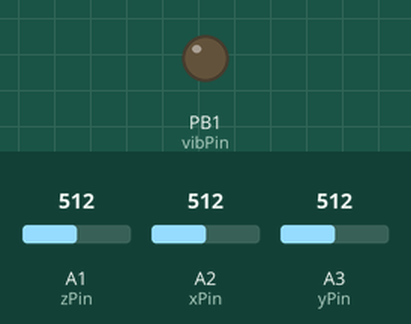
The sketch below on a simulated ATtiny85, built with avr-gcc and run on an emulated ATtiny85. Parts: output pins drawn as LEDs (lit = HIGH). The test bench sets the inputs (shaded band); at power-on: A1 (zPin) = 512, A2 (xPin) = 512, A3 (yPin) = 512. Sleep ends after the set time or at an interrupt; pins used as bus, display or sensor lines are not drawn.

Above: at 3.6 s.
At 97.7 s:
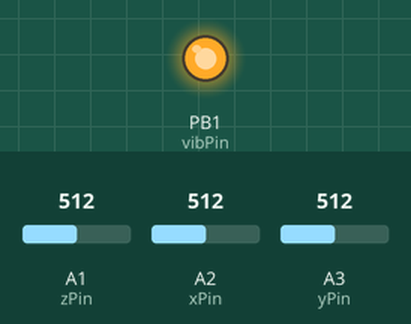
Timing chart, 0 to 101.2 s (numbered marks = the images above):
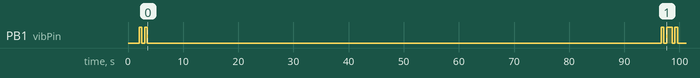

The sketch:

Activity_Watch_ATtiny85.ino
```cpp
#include <avr/sleep.h> //Needed for sleep_mode

int sleepPin = 0; // This will put the accelerometer to sleep
int vibPin = 1; // This will trigger the vibration motor.


int xPin = A2;
int yPin = A3;
int zPin = A1;

int vibLevel = 255; // PWM set to max

const long maxAtRest = 90;//15*60; // This is the longest that the user can be at rest for (seconds)

int thresholdHigh = 650;
int thresholdLow = thresholdHigh - 511.5; // accel centered around 511.5

int activityTimer = 0;

int flag = 0;

int xVal = 0;
int yVal = 0;
int zVal = 0;

int watchdog_counter = 0;

void setup()
{
  pinMode(vibPin, OUTPUT);
  pinMode(sleepPin, OUTPUT);

  pinMode(xPin, INPUT);
  pinMode(yPin, INPUT);
  pinMode(zPin, INPUT);


  digitalWrite(sleepPin, LOW);// puts accelerometer to sleep
  delay(2000);

  vibMotor();

  watchdog_counter = 0;

  //Power down various bits of hardware to lower power usage
  set_sleep_mode(SLEEP_MODE_PWR_DOWN); //Power down everything, wake up from WDT
  sleep_enable();
  ADCSRA &= ~(1<<ADEN); //Disable ADC, saves ~230uA
  setup_watchdog(6); //Setup watchdog to go off after 1sec
}

void loop()
{
  sleep_mode(); //Go to sleep!

  if(activityTimer > maxAtRest) // give reminder to get active
  {
    vibMotor();
    vibMotor();
    activityTimer = 0;
    watchdog_counter = 0;
  }

  if(watchdog_counter > 30)
  {
    for (int i = 0; i<5; i++) // check for activity once/second for 5 seconds.
    {
      digitalWrite(sleepPin, HIGH);// wakes up accelerometer
      ADCSRA |= (1<<ADEN); //ADC is only on while checking accelerometer.
      flag = flag + checkAccel();
      digitalWrite(sleepPin, LOW);
      ADCSRA &= ~(1<<ADEN); //Disable ADC
      if (flag>0)
      {
        activityTimer = 0;
        i = 10;
      }
      else sleep_mode();
    }

    flag = 0;
    watchdog_counter = 0;
  }
}

int checkAccel()
{
    xVal = analogRead(xPin);
    yVal = analogRead(yPin);
    zVal = analogRead(zPin);

    if ( xVal < thresholdLow || xVal > thresholdHigh ||yVal < thresholdLow || yVal > thresholdHigh ||zVal < thresholdLow || zVal > thresholdHigh )
    {
        return 1;
    }
    else  return 0;
}

void vibMotor()
{
  analogWrite(vibPin, vibLevel);
  delay(500);
  analogWrite(vibPin, 0);
  delay(500);
  analogWrite(vibPin, vibLevel);
  delay(500);
  analogWrite(vibPin, 0);
}

//This runs each time the watch dog wakes us up from sleep
ISR(WDT_vect) {
  watchdog_counter++;
  activityTimer++;
}

void setup_watchdog(int timerPrescaler)
{
  if (timerPrescaler > 9 ) timerPrescaler = 9; //Correct incoming amount if need be

  byte bb = timerPrescaler & 7;
  if (timerPrescaler > 7) bb |= (1<<5); //Set the special 5th bit if necessary

  //This order of commands is important and cannot be combined
  MCUSR &= ~(1<<WDRF); //Clear the watch dog reset
  WDTCR |= (1<<WDCE) | (1<<WDE); //Set WD_change enable, set WD enable
  WDTCR = bb; //Set new watchdog timeout value
  WDTCR |= _BV(WDIE); //Set the interrupt enable, this will keep unit from resetting after each int
}
```

Measured:
- by itself, PB1 (vibPin): HIGH → LOW at 2.5 s, → HIGH 0.50 s later, → LOW 0.50 s later, → HIGH 93.2 s later, … (9 changes in this stretch)
